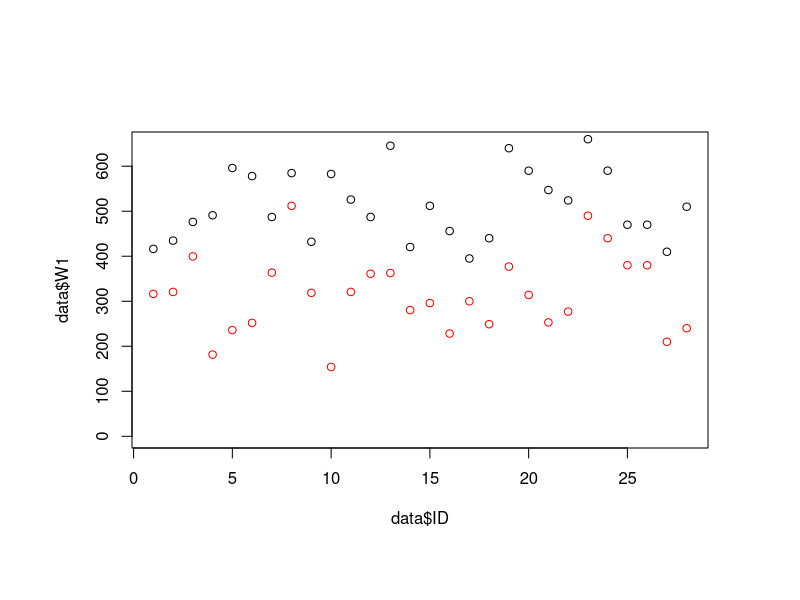

Recreate this plot in R.
data <- read.csv("stats_fitts.csv")
data

pdf( height=11, width=8.5, file="graphs.pdf" )
par( omi=c( 0.5,0.5,0.5,0.5 ) )

plot (data$ID, data$W1, ylim=c(0, 650))
points (data$ID, data$W5, col="red")

t.test(data$W1, data$W5, paired=F)
t.test(data$W1, data$W5, paired=T)
